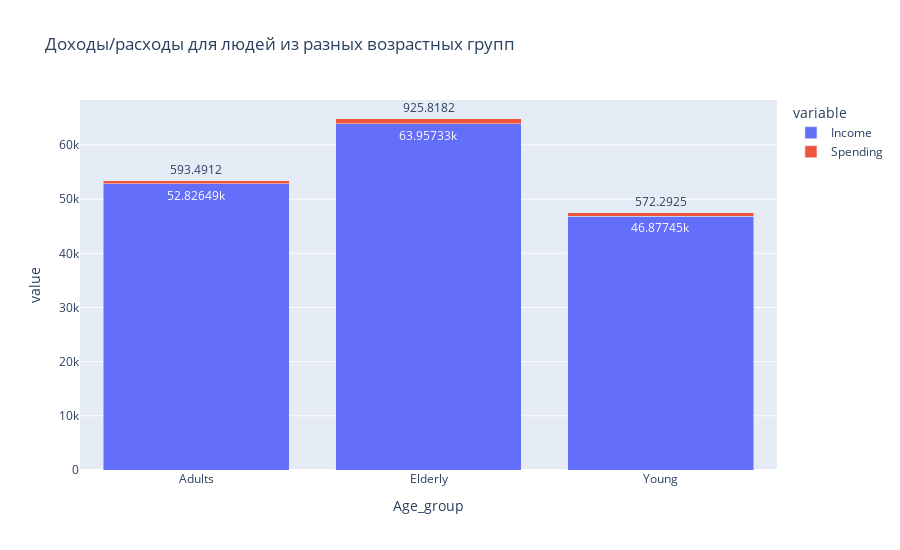

The code cell stored with this chart in its notebook:
### Code cell
# Определение расходов и доходов по возрастной группе
# Данные по возрастным группам
age_groups = copy_df.groupby("Age_group")[
    "Income", "Spending", "Age", "MntWines", "MntFruits", "MntMeatProducts",
    "MntFishProducts", "MntSweetProducts",
    "MntGoldProds"].agg("mean").reset_index()
px.bar(age_groups, x="Age_group",
              y=["Income", "Spending"],
              barmode='stack', title="Доходы/расходы для людей "
                                     "из разных возрастных групп", height=550,
              text_auto=True)

### Figure 1 — Plotly figure (JSON) as saved in the notebook; plotly's stock layout.template omitted (floating-point values rounded to 4 significant figures)
{"data": [{"alignmentgroup": "True", "hovertemplate": "variable=Income<br>Age_group=%{x}<br>value=%{y}<extra></extra>", "legendgroup": "Income", "marker": {"color": "#636efa", "pattern": {"shape": ""}}, "name": "Income", "offsetgroup": "Income", "orientation": "v", "showlegend": true, "textposition": "auto", "texttemplate": "%{y}", "x": ["Adults", "Elderly", "Young"], "xaxis": "x", "y": [52830.0, 63960.0, 46880.0], "yaxis": "y", "type": "bar"}, {"alignmentgroup": "True", "hovertemplate": "variable=Spending<br>Age_group=%{x}<br>value=%{y}<extra></extra>", "legendgroup": "Spending", "marker": {"color": "#EF553B", "pattern": {"shape": ""}}, "name": "Spending", "offsetgroup": "Spending", "orientation": "v", "showlegend": true, "textposition": "auto", "texttemplate": "%{y}", "x": ["Adults", "Elderly", "Young"], "xaxis": "x", "y": [593.5, 925.8, 572.3], "yaxis": "y", "type": "bar"}], "layout": {"xaxis": {"anchor": "y", "domain": [0.0, 1.0], "title": {"text": "Age_group"}}, "yaxis": {"anchor": "x", "domain": [0.0, 1.0], "title": {"text": "value"}}, "legend": {"title": {"text": "variable"}, "tracegroupgap": 0}, "title": {"text": "Доходы/расходы для людей из разных возрастных групп"}, "barmode": "stack", "height": 550}}
